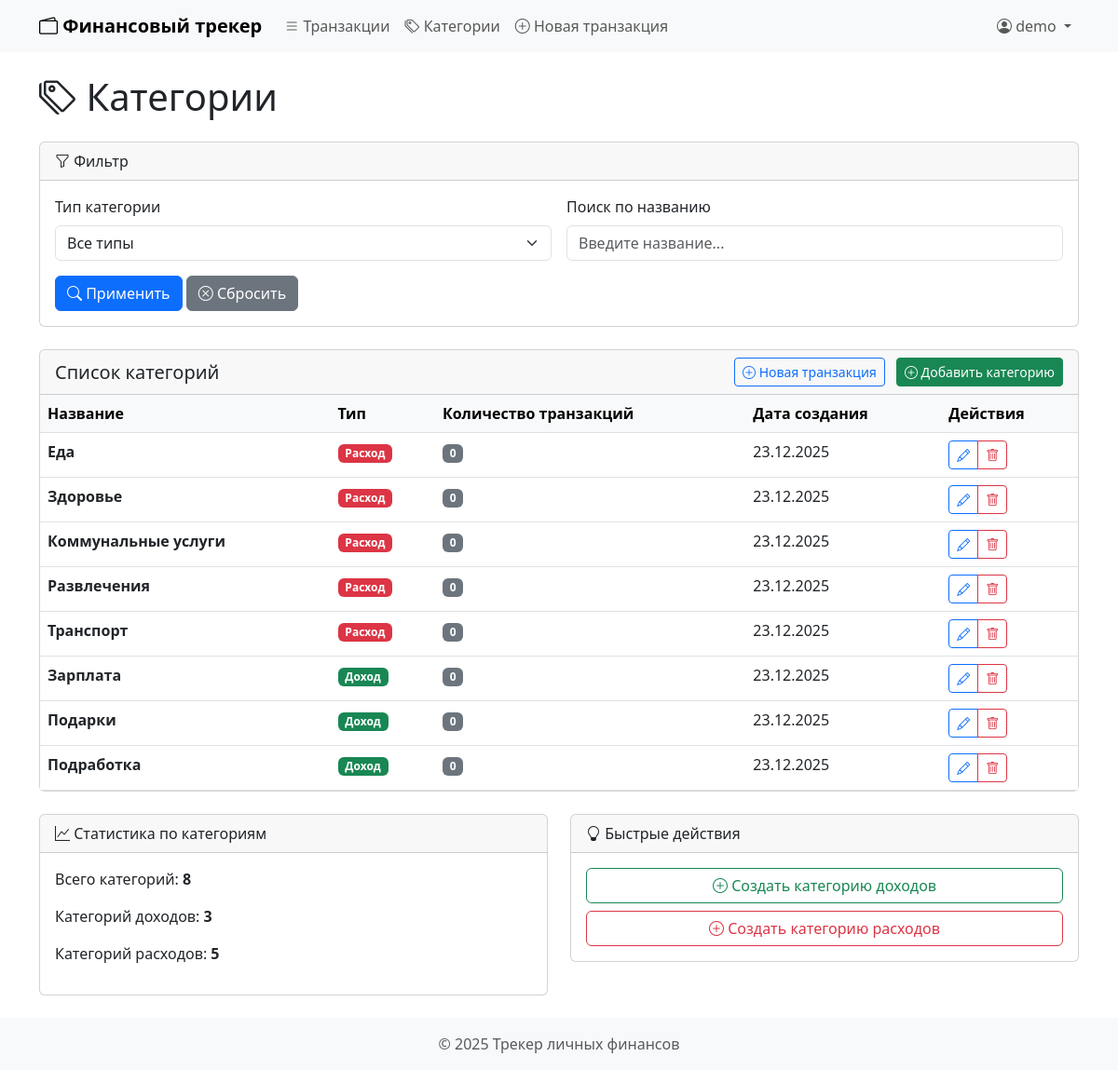
The page /categories/ (signed in) on the database its author committed.
### categories/models.py (models this page shows, shortened)
class Category(models.Model):
    CATEGORY_TYPES = (
        ('expense', 'Расход'),
        ('income', 'Доход'),
    )
    user = models.ForeignKey(
        settings.AUTH_USER_MODEL,
        on_delete=models.CASCADE,
        verbose_name='Пользователь'
    )
    name = models.CharField(
        max_length=100,
        verbose_name='Название категории'
    )
    type = models.CharField(
        max_length=10,
        choices=CATEGORY_TYPES,
        verbose_name='Тип категории'
    )
    created_at = models.DateTimeField(
        auto_now_add=True,
        verbose_name='Создана'
    )
    updated_at = models.DateTimeField(
        auto_now=True,
        verbose_name='Обновлена'
    )
    class Meta:
        verbose_name = 'Категория'
        verbose_name_plural = 'Категории'
        ordering = ['type', 'name']
        unique_together = ['user', 'name']

### categories/views.py (the view)
# urls.py: path('', views.CategoryListView.as_view(), name='category_list'),
class CategoryListView(LoginRequiredMixin, ListView):
    model = Category
    template_name = 'categories/category_list.html'
    context_object_name = 'categories'
    paginate_by = 20
    def get_queryset(self):
        queryset = Category.objects.filter(user=self.request.user)
        category_type = self.request.GET.get('type')
        if category_type:
            queryset = queryset.filter(type=category_type)
        search = self.request.GET.get('search')
        if search:
            queryset = queryset.filter(name__icontains=search)
        return queryset.order_by('type', 'name')
    def get_context_data(self, **kwargs):
        context = super().get_context_data(**kwargs)
        context['filter_form'] = CategoryFilterForm(self.request.GET or None)
        user_categories = Category.objects.filter(user=self.request.user)
        context['total_categories'] = user_categories.count()
        context['income_categories_count'] = user_categories.filter(type='income').count()
        context['expense_categories_count'] = user_categories.filter(type='expense').count()
        return context

### categories/forms.py
class CategoryFilterForm(forms.Form):
    type = forms.ChoiceField(
        choices=[('', 'Все типы'), ('income', 'Доход'), ('expense', 'Расход')],
        required=False,
        label='Тип категории',
        widget=forms.Select(attrs={'class': 'form-select'})
    )

### templates/categories/category_list.html (shortened to what this page needs)
{% extends 'base.html' %}
{% block content %}
<div class="row">
    <div class="col-md-12">
        <h1 class="mb-4">
            <i class="bi bi-tags"></i> Категории
        </h1>
        <div class="card mb-4">
            <div class="card-header">
                <i class="bi bi-funnel"></i> Фильтр
            </div>
            <div class="card-body">
                <form method="get" class="row g-3">
                    <div class="col-md-6">
                        <label for="id_type" class="form-label">Тип категории</label>
                        <select name="type" id="id_type" class="form-select">
                            {% for value, label in filter_form.fields.type.choices %}
                                <option value="{{ value }}" {% if request.GET.type == value %}selected{% endif %}>
                                    {{ label }}
                                </option>
                            {% endfor %}
                        </select>
                    </div>
                    <div class="col-md-6">
                        <label for="id_search" class="form-label">Поиск по названию</label>
                        <input type="text" name="search" id="id_search" class="form-control"
                               value="{{ request.GET.search }}" placeholder="Введите название...">
                    </div>
                    <div class="col-12">
                        <button type="submit" class="btn btn-primary">
                            <i class="bi bi-search"></i> Применить
                        </button>
                        <a href="{% url 'categories:category_list' %}" class="btn btn-secondary">
                            <i class="bi bi-x-circle"></i> Сбросить
                        </a>
                    </div>
                </form>
            </div>
        </div>
        <div class="card">
            <div class="card-header d-flex justify-content-between align-items-center">
                <h5 class="mb-0">Список категорий</h5>
                <div>
                    <a href="{% url 'transactions:transaction_create' %}" class="btn btn-outline-primary btn-sm me-2">
                        <i class="bi bi-plus-circle"></i> Новая транзакция
                    </a>
                    <a href="{% url 'categories:category_create' %}" class="btn btn-success btn-sm">
                        <i class="bi bi-plus-circle"></i> Добавить категорию
                    </a>
                </div>
            </div>
            <div class="card-body p-0">
                <div class="table-responsive">
                    <table class="table table-hover mb-0">
                        <thead class="table-light">
                            <tr>
                                <th>Название</th>
                                <th>Тип</th>
                                <th>Количество транзакций</th>
                                <th>Дата создания</th>
                                <th>Действия</th>
                            </tr>
                        </thead>
                        <tbody>
                            {% for category in categories %}
                            <tr>
                                <td>
                                    <strong>{{ category.name }}</strong>
                                </td>
                                <td>
                                    <span class="badge {% if category.type == 'income' %}bg-success{% else %}bg-danger{% endif %}">
                                        {{ category.get_type_display }}
                                    </span>
                                </td>
                                <td>
                                    <span class="badge bg-secondary">{{ category.transaction_set.count }}</span>
                                </td>
                                <td>{{ category.created_at|date:"d.m.Y" }}</td>
                                <td>
                                    <div class="btn-group btn-group-sm">
                                        <a href="{% url 'categories:category_update' category.pk %}"
                                           class="btn btn-outline-primary">
                                            <i class="bi bi-pencil"></i>
                                        </a>
                                        <a href="{% url 'categories:category_delete' category.pk %}"
                                           class="btn btn-outline-danger">
                                            <i class="bi bi-trash"></i>
                                        </a>
                                    </div>
                                </td>
                            </tr>
                            {% endfor %}
                        </tbody>
                    </table>
                </div>
            </div>
        </div>
<div class="row mt-4">
    <div class="col-md-6">
        <div class="card">
            <div class="card-header">
                <i class="bi bi-graph-up"></i> Статистика по категориям
            </div>
            <div class="card-body">
                <p>Всего категорий: <strong>{{ total_categories }}</strong></p>
                <p>Категорий доходов: <strong>{{ income_categories_count }}</strong></p>
                <p>Категорий расходов: <strong>{{ expense_categories_count }}</strong></p>
            </div>
        </div>
    </div>
    <div class="col-md-6">
        <div class="card">
            <div class="card-header">
                <i class="bi bi-lightbulb"></i> Быстрые действия
            </div>
            <div class="card-body">
                <div class="d-grid gap-2">
                    <a href="{% url 'categories:category_create' %}?type=income" class="btn btn-outline-success">
                        <i class="bi bi-plus-circle"></i> Создать категорию доходов
                    </a>
                    <a href="{% url 'categories:category_create' %}?type=expense" class="btn btn-outline-danger">
                        <i class="bi bi-plus-circle"></i> Создать категорию расходов
                    </a>
                </div>
            </div>
        </div>
    </div>
</div>
{% endblock %}

### templates/base.html (shortened to what this page needs)
<!DOCTYPE html>
<html lang="ru">
<head>
    <link href="https://cdn.jsdelivr.net/npm/bootstrap@5.3.0-alpha1/dist/css/bootstrap.min.css" rel="stylesheet">
    <link rel="stylesheet" href="https://cdn.jsdelivr.net/npm/bootstrap-icons@1.10.0/font/bootstrap-icons.css">
</head>
<body>
<nav class="navbar navbar-expand-lg navbar-light bg-light">
    <div class="container">
        <a class="navbar-brand" href="{% url 'transactions:transaction_list' %}">
            <i class="bi bi-wallet2"></i> Финансовый трекер
        </a>
        <div class="collapse navbar-collapse" id="navbarNav">
            {% if user.is_authenticated %}
            <ul class="navbar-nav me-auto">
                <li class="nav-item">
                    <a class="nav-link" href="{% url 'transactions:transaction_list' %}">
                        <i class="bi bi-list"></i> Транзакции
                    </a>
                </li>
                <li class="nav-item">
                    <a class="nav-link" href="{% url 'categories:category_list' %}">
                        <i class="bi bi-tags"></i> Категории
                    </a>
                </li>
                <li class="nav-item">
                    <a class="nav-link" href="{% url 'transactions:transaction_create' %}">
                        <i class="bi bi-plus-circle"></i> Новая транзакция
                    </a>
                </li>
            </ul>
            {% endif %}
            <ul class="navbar-nav">
                {% if user.is_authenticated %}
                    <li class="nav-item dropdown">
                        <a class="nav-link dropdown-toggle" href="#" id="userDropdown" role="button" data-bs-toggle="dropdown">
                            <i class="bi bi-person-circle"></i> {{ user.username }}
                        </a>
                    </li>
                {% endif %}
            </ul>
        </div>
    </div>
</nav>
    <main class="container my-4">
        {% block content %}{% endblock %}
    </main>
    <footer class="footer mt-auto">
        <div class="container text-center">
            <span class="text-muted">© {% now "Y" %} Трекер личных финансов</span>
        </div>
    </footer>
</body>
</html>

### templates/base.html (style rules this page uses)
.navbar-brand { font-weight: bold; }
.footer { background-color: #f8f9fa; padding: 1rem 0; margin-top: 2rem; }

### rows shown on the page
Category: name "Еда", type "Расход", transaction_set.count "0", created_at "23.12.2025"
Category: name "Здоровье", type "Расход", transaction_set.count "0", created_at "23.12.2025"
Category: name "Коммунальные услуги", type "Расход", transaction_set.count "0", created_at "23.12.2025"
Category: name "Развлечения", type "Расход", transaction_set.count "0", created_at "23.12.2025"
Category: name "Транспорт", type "Расход", transaction_set.count "0", created_at "23.12.2025"
Category: name "Зарплата", type "Доход", transaction_set.count "0", created_at "23.12.2025"
Category: name "Подарки", type "Доход", transaction_set.count "0", created_at "23.12.2025"
Category: name "Подработка", type "Доход", transaction_set.count "0", created_at "23.12.2025"

### other values the page prints
{{ user.username }} "demo"
{{ total_categories }} "8"
{{ income_categories_count }} "3"
{{ expense_categories_count }} "5"
form field type "Все типы"
